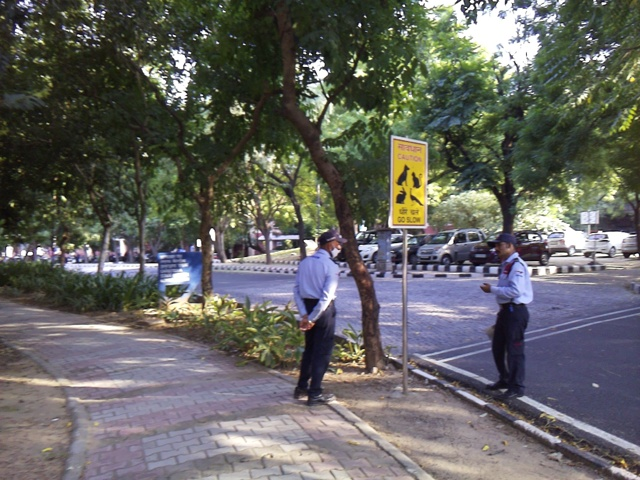
#> input picture Pedestrian_dataset_for_internship_assignment/1088.jpg, 640 x 480 px; its folder holds 4 pictures in this run
$ python dataset_split.py
#> lines starting #> are read from the running program, lines starting #| are printed output that depends on the picture
import json
import os
import cv2
import numpy as np
from sklearn.model_selection import train_test_split

# load images from a folder
def load_images_from_folder(folder_path):
    images = []
    filenames = []
    for file in os.listdir(folder_path):
        img_path = os.path.join(folder_path, file)
        img = cv2.imread(img_path)
#> img is the input picture: shape (480, 640, 3); mean B, G, R 96.1, 99.7, 99.6
        if img is not None:
            img = cv2.cvtColor(img, cv2.COLOR_BGR2RGB)
            images.append(img)
            filenames.append(file)
    return np.array(images), filenames

# save images to a folder
def save_images_to_folder(imgs, filenames, folder_name):
#> called with imgs = array of shape (3, 480, 640, 3), folder_name = 'dataset/train'
    os.makedirs(folder_name, exist_ok=True)
    for img, filename in zip(imgs, filenames):
        img_path = os.path.join(folder_name, filename)
        img_bgr = cv2.cvtColor(img, cv2.COLOR_RGB2BGR)
        cv2.imwrite(img_path, img_bgr)
#> this loop made 3 passes
#> pass 1, in save_images_to_folder, `img_bgr = cv2.cvtColor(img, cv2.COLOR_RGB2BGR)`:
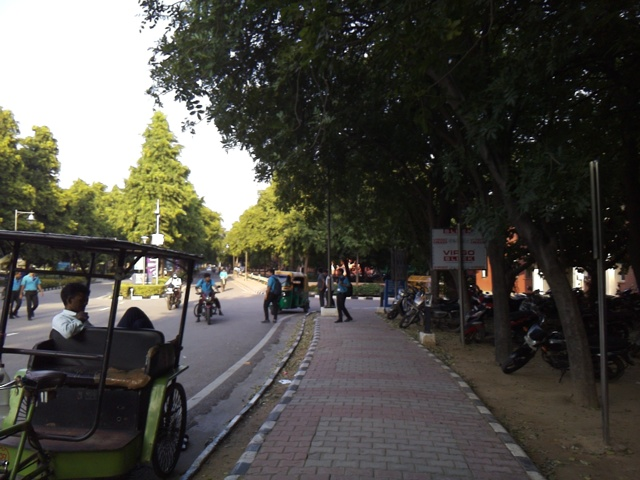
#> img_bgr: shape (480, 640, 3); mean B, G, R 69.6, 76, 77.6

# split the COCO annotations
def split_coco_annotations(annotations_file, filenames_train, filenames_val, output_dir):
#> called with annotations_file = 'random_sample_mavi_2_gt.json', output_dir = 'dataset'
    with open(annotations_file, 'r') as f:
#> (reads random_sample_mavi_2_gt.json from the repository)
        coco = json.load(f)

    train_annotations = {key: [] if isinstance(coco[key], list) else coco[key] for key in coco}
    val_annotations = {key: [] if isinstance(coco[key], list) else coco[key] for key in coco}

    image_id_map = {}
    for img in coco['images']:
        if img['file_name'] in filenames_train:
            train_annotations['images'].append(img)
            image_id_map[img['id']] = 'train'
        elif img['file_name'] in filenames_val:
            val_annotations['images'].append(img)
            image_id_map[img['id']] = 'val'

    for ann in coco['annotations']:
        if image_id_map[ann['image_id']] == 'train':
            train_annotations['annotations'].append(ann)
        else:
            val_annotations['annotations'].append(ann)

    with open(os.path.join(output_dir, 'train_annotations.json'), 'w') as f:
        json.dump(train_annotations, f, indent=4)

    with open(os.path.join(output_dir, 'val_annotations.json'), 'w') as f:
        json.dump(val_annotations, f, indent=4)


input_folder = "Pedestrian_dataset_for_internship_assignment"
annotations_file = "random_sample_mavi_2_gt.json"
output_dir = "dataset"

images, filenames = load_images_from_folder(input_folder)


X_train, X_val, filenames_train, filenames_val = train_test_split(images, filenames, test_size=0.2, random_state=42)


save_images_to_folder(X_train, filenames_train, os.path.join(output_dir, "train"))
save_images_to_folder(X_val, filenames_val, os.path.join(output_dir, "val"))

#> (the run stopped early here; a loop or call above may not have finished)
